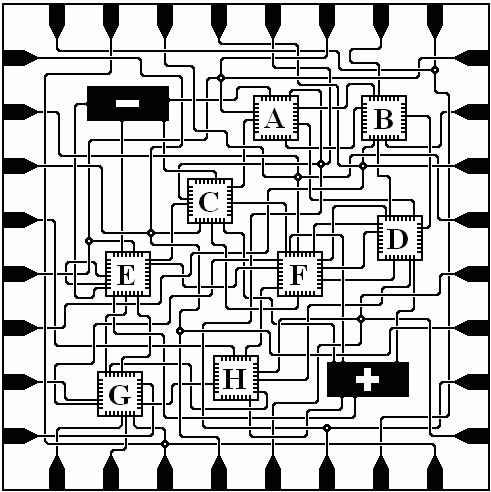
#> input picture Maze_Images/Mark_J_P_Wolf/Wolfram_1.gif, 491 x 492 px, found by its file name
$ python prepare-wolf-one.py
#> lines starting #> are read from the running program, lines starting #| are printed output that depends on the picture; after the words box and inside, x2 and y2 are one past the last pixel; in counts of white or black regions, pixels touching at a corner belong together
### my_way/scripts/raster_wire_model.py
"""Extract circuit strokes by their source RGB, retaining bridge breaks between colors."""
from collections import Counter
import math
import cv2
import numpy as np
from scipy import ndimage
from skimage.morphology import skeletonize


# [25 lines left out: function components, not called in this run]


def chains(pixel):
 points={tuple(p) for p in pixel};neighbors={p:[(p[0]+dy,p[1]+dx) for dy in [-1,0,1] for dx in [-1,0,1] if (dy or dx) and (p[0]+dy,p[1]+dx) in points] for p in points}
 visited=set();out=[]
 def edge(a,b):return tuple(sorted((a,b)))
 for start in sorted(points,key=lambda p:len(neighbors[p])==2):
  for nxt in neighbors[start]:
   if edge(start,nxt) in visited:continue
   path=[start];last=start;current=nxt
   while True:
    visited.add(edge(last,current));path.append(current)
    if len(neighbors[current])!=2:break
    candidates=[p for p in neighbors[current] if p!=last and edge(current,p) not in visited]
    if not candidates:break
    last,current=current,candidates[0]
   if len(path)>1:
    xy=np.array([[x,y]for y,x in path],np.float32)
    simplified=cv2.approxPolyDP(xy.reshape(-1,1,2),.4,False).reshape(-1,2).tolist()
    if len(simplified)>=2:out.append(simplified)
 return out


def nearest(component,point):
 pixel=component['pixels'];i=np.argmin(np.sum((pixel-np.array([point[1],point[0]]))**2,axis=1));y,x=pixel[i]
 return [float(x),float(y)],float(np.linalg.norm(pixel[i]-[point[1],point[0]]))


# [11 lines left out: function ports, not called in this run]

### my_way/scripts/prepare-wolf-one.py
"""Recover Wolf 1 wire circuits and register the annotated solution scan."""
import sys,json
from pathlib import Path
ROOT=Path(__file__).resolve().parents[1]
DATA=ROOT/'src/data/mazes'
sys.path.insert(0,str(ROOT/'scripts'))
from raster_wire_model import chains,nearest
from PIL import Image
import numpy as np
from scipy import ndimage
from skimage.morphology import skeletonize
frames={'A':[253,95,46,46],'B':[361,95,46,46],'C':[187,178,46,46],'D':[377,215,46,46],'E':[105,251,46,46],'F':[277,251,46,46],'G':[97,371,46,46],'H':[213,355,46,46]}
rgb=np.array(Image.open(ROOT/'public/references/Maze_Images/Mark_J_P_Wolf/Wolfram_1.gif').convert('RGB'));mask=rgb.max(2)<100
#> further down, rgb is the input picture: shape (492, 491, 3); mean R, G, B 195.3, 196.4, 195.3
#> after `mask = rgb.max(2) < 100`:
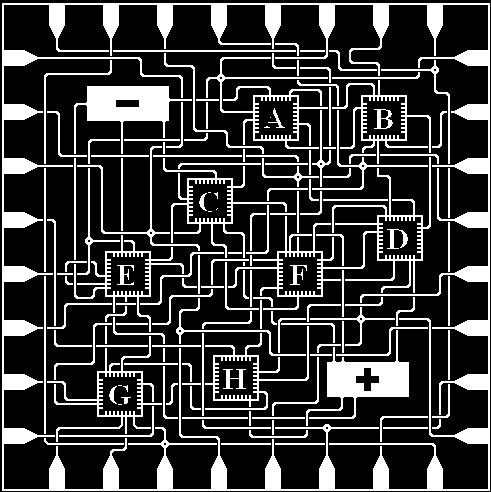
#> mask: shape (492, 491) bool; 22.8% white; 148 white regions (10 under 20 px), largest, box (x1, y1, x2, y2) and area: (2, 3, 490, 491) 21602, (228, 157, 431, 310) 3016, (74, 86, 192, 154) 2987
mask[:40]=0;mask[452:]=0;mask[:,:40]=0;mask[:,451:]=0
#> after `mask[:, 451:] = 0`:
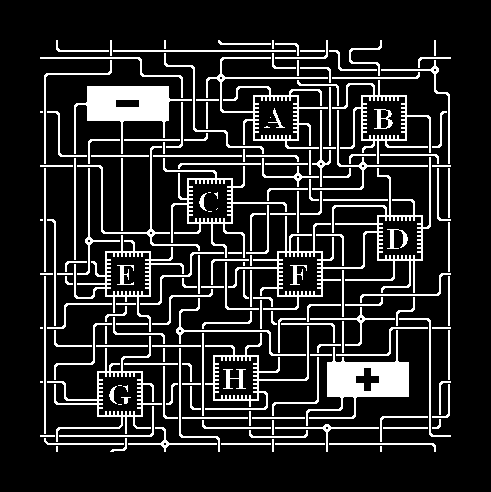
#> mask: shape (492, 491) bool; 15.3% white in thin lines or dots, all inside (x1, y1, x2, y2) = (40, 40, 451, 452)
for x,y,w,h in frames.values():mask[y:y+h,x:x+w]=0
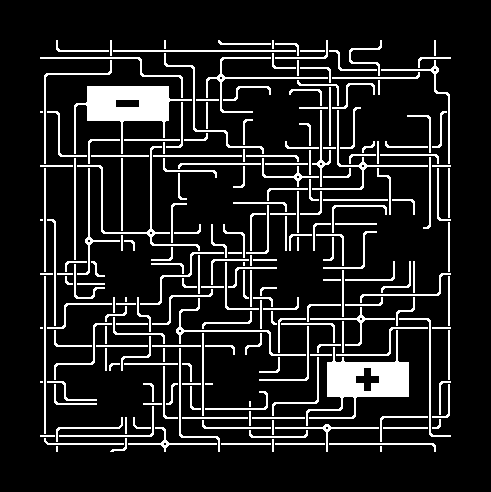
#> mask: shape (492, 491) bool; 12.8% white; 221 white regions (12 under 20 px), largest, box (x1, y1, x2, y2) and area: (74, 86, 192, 154) 2987, (306, 330, 409, 426) 2973, (77, 146, 200, 251) 662
s=skeletonize(mask);labels,n=ndimage.label(s,np.ones((3,3))); cs=[dict(pixels=np.argwhere(labels==i))for i in range(1,n+1) if np.sum(labels==i)>=2]
#> after `s = skeletonize(mask)`:
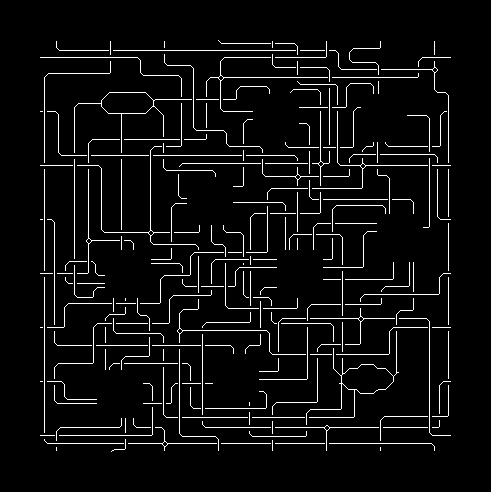
#> s: shape (492, 491) bool; 5.1% white in thin lines or dots, all inside (x1, y1, x2, y2) = (40, 40, 451, 452)
#> after `labels, n = ndimage.label(s, np.ones((3, 3)))`:
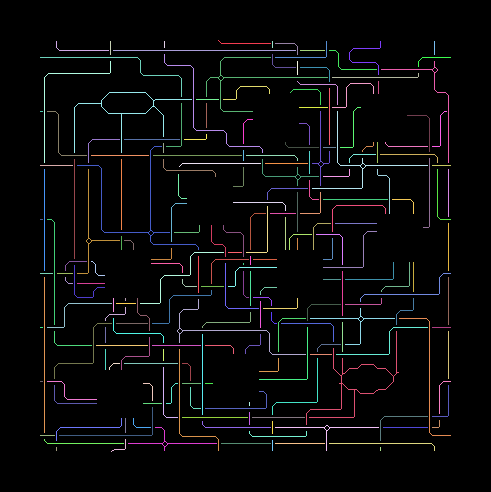
#> labels: shape (492, 491) int32; 222 distinct labels, from 0 to 221; one colour per label, 0 black
#> after `labels, n = ndimage.label(s, np.ones((3, 3)))`: n = 221
#> after `cs = [dict(pixels=np.argwhere(labels == i)) for i in range(1, n + 1) i`: cs = 221 items
parents=list(range(len(cs)))
#> parents = 221 values from 0 to 220
def root(i):
 while parents[i]!=i:i=parents[i]
 return i
endpoints=[]
for i,c in enumerate(cs):
 pts=set(map(tuple,c['pixels']))
 for p in pts:
  ns=[(p[0]+dy,p[1]+dx)for dy in [-1,0,1]for dx in [-1,0,1]if(dx or dy)and(p[0]+dy,p[1]+dx)in pts]
  if len(ns)==1:
   cur=p;last=None
   for _ in range(4):
    ns=[(cur[0]+dy,cur[1]+dx)for dy in [-1,0,1]for dx in [-1,0,1]if(dx or dy)and(cur[0]+dy,cur[1]+dx)in pts and(cur[0]+dy,cur[1]+dx)!=last]
    if len(ns)!=1:break
    last,cur=cur,ns[0]
   if cur!=p:endpoints.append((i,np.array(p),np.array(p)-cur))
#> this loop made 221 passes
#> c on pass 35: {'pixels': [[111, 40], [111, 41], [111, 42]]}
#> after the loop, cur = (447, 380); endpoints = 467 items, first 6: (0, [40, 218], [-3, -4]), (0, [43, 270], [0, 4]), (1, [50, 108], [0, 4]), (1, [41, 56], [-4, 0]), (2, [54, 110], [4, 0]), (2, [41, 110], [-4, 0]); last = (448, 380)
bridges=[]
for a,(i,p,u)in enumerate(endpoints):
 for j,q,v in endpoints[a+1:]:
  delta=q-p;dist=np.linalg.norm(delta)
  if dist<2 or dist>9 or min(abs(delta))>1:continue
  if np.dot(u,delta)<=0 or np.dot(v,delta)>=0:continue
  if np.dot(u,delta)<np.linalg.norm(u)*dist*.55 or -np.dot(v,delta)<np.linalg.norm(v)*dist*.55:continue
  mid=(p+q)/2
  if any(x-1<=mid[1]<=x+w and y-1<=mid[0]<=y+h for x,y,w,h in frames.values()):continue
  parents[root(j)]=root(i);bridges.append((i,[p[::-1].tolist(),q[::-1].tolist()]))
#> this loop made 467 passes
#> (i, p, u) on passes 1 to 3: (0, [40, 218], [-3, -4]), (0, [43, 270], [0, 4]), (1, [50, 108], [0, 4])
#> after the loop, bridges = 182 items; parents = 221 values, max 204 at index 2, min 0 at index 8, mean 82.51
groups={i:[j for j in range(len(cs))if root(j)==i]for i in set(root(j)for j in range(len(cs)))}
#> groups = 39 items
cs2=[dict(pixels=np.concatenate([cs[j]['pixels']for j in ids]),traces=[t for j in ids for t in chains(cs[j]['pixels'])]+[t for j,t in bridges if root(j)==i])for i,ids in sorted(groups.items())]
#> in chains, `points = {tuple(p) for p in pixel}`: points = 59 items
#> the loop in chains, `for start in sorted(points,key=lambda p:len(neighbors[p])==2):` made 59 passes
#> start on passes 1 to 12: (50, 108), (41, 56), (47, 56), (50, 107), (50, 61), (50, 64), (50, 70), (50, 67), (50, 73), (50, 76), (50, 82), (50, 79)
#> after the loop in chains, `for start in sorted(points,key=lambda p:len(neighbors[p])==2):`: out = [[[108, 50], [59, 50], [56, 47], [56, 41]]]; visited = 58 items
#> the loop in chains (call 2), `for start in sorted(points,key=lambda p:len(neighbors[p])==2):` made 14 passes
#> start on passes 1 to 12: (54, 434), (41, 434), (42, 434), (49, 434), (44, 434), (50, 434), (45, 434), (46, 434), (47, 434), (52, 434), (53, 434), (48, 434)
#> cs2 = 39 items
def at(p):
 matches=[nearest(c,p)for c in cs2];i=min(range(len(matches)),key=lambda i:matches[i][1]);return i,matches[i][0],matches[i][1]
def pins(rect,offset,pitch):
 x,y,w,h=rect;xx=[x+offset+pitch*i for i in range(8)];yy=[y+offset+pitch*i for i in range(8)]
 return [[a,y]for a in xx]+[[x+w,b]for b in yy]+[[a,y+h]for a in xx[::-1]]+[[x,b]for b in yy[::-1]]
owned=[set()for c in cs2];bindings={}
#> after `owned = [set() for c in cs2]`: owned = 39 items
for prefix,points in [('_',pins([40,40,411,412],16.5,54))]+[(c,pins(r,8.5,4))for c,r in frames.items()]:
#> in pins, `x, y, w, h = rect`: x = 40; w = 411; h = 412
#> in pins, `xx = [x + offset + pitch * i for i in range(8)]`: xx = [56.5, 110.5, 164.5, 218.5, 272.5, 326.5, 380.5, 434.5]
#> in pins, `yy = [y + offset + pitch * i for i in range(8)]`: yy has the same summary as xx
 for n,p in enumerate(points):
  i,q,d=at([442,111.5]if prefix=='_'and n==9 else p)
  if prefix!='_':
   x,y,w,h=frames[prefix];xx,yy=map(round,p);side=n//8
   check=mask[y-3:y, int(p[0]-.5):int(p[0]+1.5)]if side==0 else mask[int(p[1]-.5):int(p[1]+1.5),x+w:x+w+3]if side==1 else mask[y+h:y+h+3,int(p[0]-.5):int(p[0]+1.5)]if side==2 else mask[int(p[1]-.5):int(p[1]+1.5),x-3:x]
   if not np.any(check):continue
  assert d<=5,(prefix,n,p,d)
  owned[i].add(f'{prefix}:{n}');bindings[prefix,n]=(i,p)
#> this loop made 9 passes
#> i on pass 1: 28
minus,sp,_=at([127,102]);plus,fp,_=at([367,383]);owned[minus].add('s');owned[plus].add('f')
#> (the run stopped early here; a loop or call above may not have finished)

$ run again, with Maze_Images/Mark_J_P_Wolf/Wolfram_0.jpg saved as Maze_Images/Mark_J_P_Wolf/Wolfram_1.gif
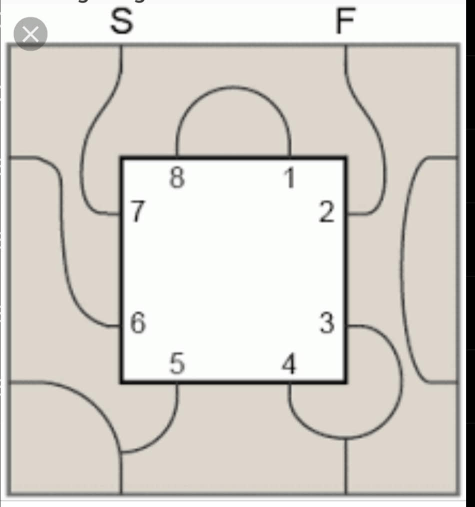
#> input picture Maze_Images/Mark_J_P_Wolf/Wolfram_0.jpg, 949 x 1014 px, found by its file name (shown at 1/2 size)
#> rgb is the input picture: shape (1014, 949, 3); mean R, G, B 215.3, 211, 204.8
#> after the loop `for x,y,w,h in frames.values():mask[y:y+h,x:x+w]=0`:
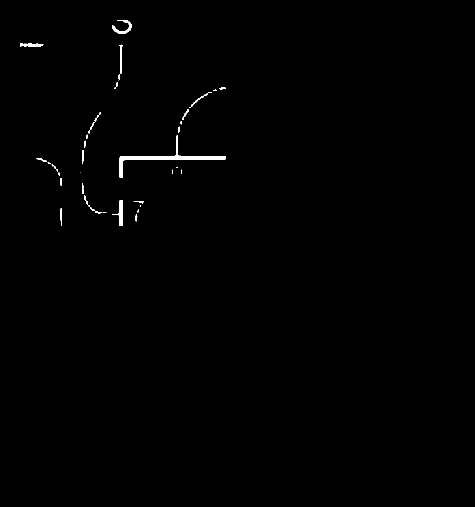
#> mask: shape (1014, 949) bool (shown at 1/2 size); 0.44% white; 46 white regions (21 under 20 px), largest, box (x1, y1, x2, y2) and area: (239, 270, 451, 355) 1880, (224, 401, 246, 452) 389, (224, 40, 264, 67) 356
#> `s = skeletonize(mask)`:
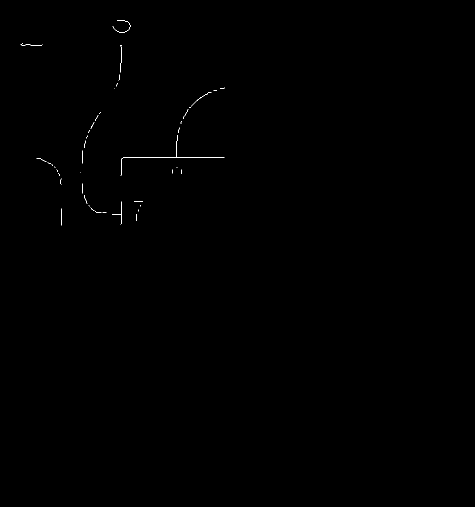
#> s: shape (1014, 949) bool (shown at 1/2 size); 0.1% white in thin lines or dots, all inside (x1, y1, x2, y2) = (41, 40, 450, 451)
#> labels: shape (1014, 949) int32; 47 distinct labels, from 0 to 46
#> n = 46
#> cs = 43 items
#> parents = 43 values from 0 to 42
#> the loop `for i,c in enumerate(cs):` made 43 passes
#> c on passes 9, 11, 23, 24, 25, 36, 37: {'pixels': [[214, 378], [214, 379], [214, 380], [214, 381]]}, {'pixels': [[224, 200], [225, 200], [226, 199], [227, 199]]}, {'pixels': [[329, 104], [330, 105], [331, 105]]}, {'pixels': [[333, 109], [334, 109], [335, 110]]}, {'pixels': [[334, 353], [334, 354]]}, {'pixels': [[410, 177], [411, 178], [412, 178]]}, {'pixels': [[410, 281], [411, 281], [412, 280]]}
#> after the loop `for i,c in enumerate(cs):`: cur = (432, 272); endpoints = 90 items, first 6: (0, [52, 225], [-4, -2]), (0, [40, 234], [0, -4]), (1, [87, 45], [-2, 3]), (1, [89, 84], [-1, 4]), (1, [89, 41], [0, -1]), (2, [90, 240], [-1, -1]); last = (431, 272)
#> the loop `for a,(i,p,u)in enumerate(endpoints):` made 90 passes
#> (i, p, u) on passes 1 to 8: (0, [52, 225], [-4, -2]), (0, [40, 234], [0, -4]), (1, [87, 45], [-2, 3]), (1, [89, 84], [-1, 4]), (1, [89, 41], [0, -1]), (2, [90, 240], [-1, -1]), (2, [90, 243], [-1, 1]), (2, [144, 241], [4, 0])
#> after the loop `for a,(i,p,u)in enumerate(endpoints):`: bridges = 1 item
#> groups = 42 items
#> points = 72 items
#> the loop in chains, `for start in sorted(points,key=lambda p:len(neighbors[p])==2):` made 72 passes
#> start on passes 1 to 8: (52, 225), (40, 234), (64, 246), (61, 232), (64, 249), (45, 257), (63, 236), (57, 228)
#> after the loop in chains, `for start in sorted(points,key=lambda p:len(neighbors[p])==2):`: out = 1 item; visited = 71 items
#> the loop in chains (call 2), `for start in sorted(points,key=lambda p:len(neighbors[p])==2):` made 47 passes
#> start on passes 1 to 8: (87, 45), (89, 42), (89, 84), (89, 41), (89, 59), (90, 82), (90, 45), (90, 48)
#> cs2 = 42 items
#> in pins, `x, y, w, h = rect`: x = 40; w = 411; h = 412
#> xx = [56.5, 110.5, 164.5, 218.5, 272.5, 326.5, 380.5, 434.5]
#> yy has the same summary as xx

$ run again, with Maze_Images/Mark_J_P_Wolf/Wolfram_2.jpg saved as Maze_Images/Mark_J_P_Wolf/Wolfram_1.gif
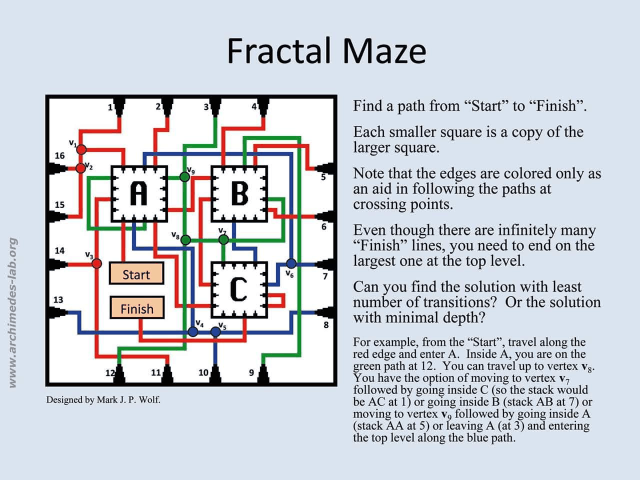
#> input picture Maze_Images/Mark_J_P_Wolf/Wolfram_2.jpg, 1280 x 960 px, found by its file name (shown at 1/2 size)
#> rgb is the input picture: shape (960, 1280, 3); mean R, G, B 203.5, 208.5, 215.8
#> after the loop `for x,y,w,h in frames.values():mask[y:y+h,x:x+w]=0`:
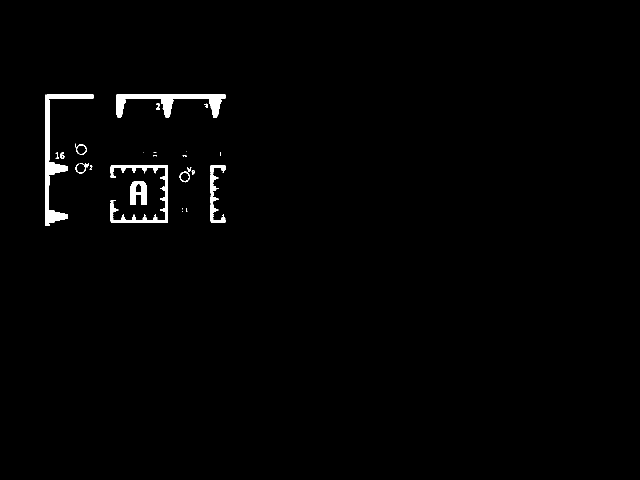
#> mask: shape (960, 1280) bool (shown at 1/2 size); 1.1% white; 24 white regions (9 under 20 px), largest, box (x1, y1, x2, y2) and area: (91, 189, 187, 452) 3941, (232, 189, 451, 236) 3543, (221, 330, 336, 446) 2733
#> `s = skeletonize(mask)`:
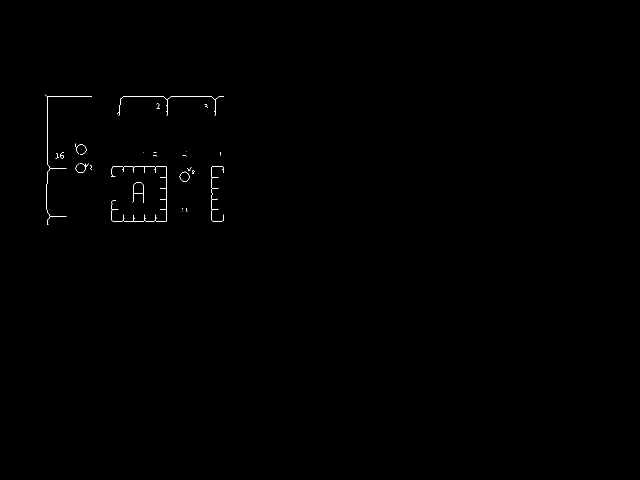
#> s: shape (960, 1280) bool (shown at 1/2 size); 0.16% white in thin lines or dots, all inside (x1, y1, x2, y2) = (91, 189, 448, 450)
#> labels: shape (960, 1280) int32; 25 distinct labels, from 0 to 24
#> n = 24
#> cs = 21 items
#> parents = [0, 1, 2, 3, 4, 5, 6, 7, 8, 9, 10, 11, 12, 13, 14, 15, 16, 17, 18, 19, 20]
#> the loop `for i,c in enumerate(cs):` made 21 passes
#> c on pass 20: {'pixels': [[416, 365], [417, 365], [418, 365]]}
#> after the loop `for i,c in enumerate(cs):`: cur = (420, 372); endpoints = 79 items, first 6: (0, [449, 96], [3, 2]), (0, [192, 183], [0, 4]), (0, [432, 132], [0, 4]), (0, [189, 91], [-4, -3]), (0, [336, 132], [0, 4]), (1, [211, 332], [0, -1]); last = (419, 372)
#> the loop `for a,(i,p,u)in enumerate(endpoints):` made 79 passes
#> (i, p, u) on passes 1 to 8: (0, [449, 96], [3, 2]), (0, [192, 183], [0, 4]), (0, [432, 132], [0, 4]), (0, [189, 91], [-4, -3]), (0, [336, 132], [0, 4]), (1, [211, 332], [0, -1]), (1, [223, 332], [0, -1]), (1, [192, 447], [0, 4])
#> after the loop `for a,(i,p,u)in enumerate(endpoints):`: bridges = 2 items
#> groups = 21 items
#> points = 415 items
#> the loop in chains, `for start in sorted(points,key=lambda p:len(neighbors[p])==2):` made 415 passes
#> start on passes 1 to 3: (449, 96), (194, 94), (192, 183)
#> after the loop in chains, `for start in sorted(points,key=lambda p:len(neighbors[p])==2):`: out = 10 items; visited = 415 items
#> the loop in chains (call 2), `for start in sorted(points,key=lambda p:len(neighbors[p])==2):` made 317 passes
#> start on passes 1 to 3: (211, 332), (222, 430), (224, 238)
#> cs2 = 21 items
#> in pins, `x, y, w, h = rect`: x = 40; w = 411; h = 412
#> xx = [56.5, 110.5, 164.5, 218.5, 272.5, 326.5, 380.5, 434.5]
#> yy has the same summary as xx
